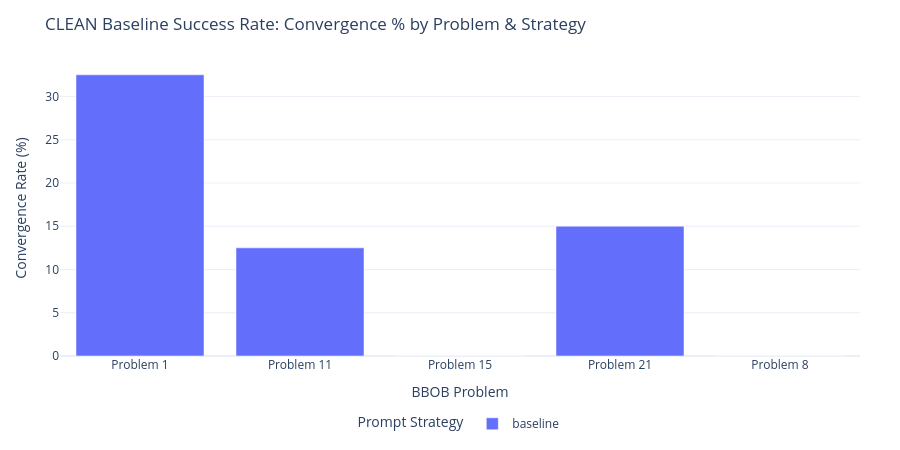

Notebook source saved alongside this figure:
### Markdown cell above
## 4. CLEAN Mode Convergence Rate (% Iterations Converged)

### 🎯 Why we do this plot:
Looking at minimum error alone can be misleading if an LLM gets lucky once. This plot asks: **How *reliably* does a prompt strategy produce an algorithm that solves the problem ($|f(x) - f(x^*)| < 10^{-6}$)?**

### 📖 How to read it:
- **Y-axis**: Percentage of candidate algorithm iterations that achieved global convergence ($100\%$ means every single iteration solved the problem).
- **Grouped Bars**: Compares prompt strategies across BBOB target problems.

### 💡 Key Takeaway:
In CLEAN mode, `guided` and `baseline` prompt strategies achieve up to **37.5%** and **34.1%** overall iteration convergence rates, proving that cheap LLMs can reliably generate correct optimization code when signals are clean.

### Code cell
# Plot 4: CLEAN Mode Convergence Rate Bar Chart
df_clean_iters = df_combined[(df_combined['mode'] == 'CLEAN') & (df_combined['experiment_status'] == 'completed')].copy()

df_clean_conv = df_clean_iters.groupby(['prompt_strategy', 'problem_label'])['converged'].agg(
    total='count',
    converged_count='sum'
).reset_index()
df_clean_conv['conv_pct'] = (df_clean_conv['converged_count'] / df_clean_conv['total']) * 100

fig_p4 = px.bar(
    df_clean_conv,
    x='problem_label',
    y='conv_pct',
    color='prompt_strategy',
    barmode='group',
    title='CLEAN Baseline Success Rate: Convergence % by Problem & Strategy',
    labels={'problem_label': 'BBOB Problem', 'conv_pct': 'Convergence Rate (%)', 'prompt_strategy': 'Prompt Strategy'}
)
apply_clean_layout(fig_p4, height=450, width=900)
fig_p4.show()

### Figure 1 — Plotly figure (JSON) as saved in the notebook; plotly's stock layout.template omitted (floating-point values rounded to 4 significant figures)
{"data": [{"alignmentgroup": "True", "hovertemplate": "Prompt Strategy=baseline<br>BBOB Problem=%{x}<br>Convergence Rate (%)=%{y}<extra></extra>", "legendgroup": "baseline", "marker": {"color": "#636efa", "pattern": {"shape": ""}}, "name": "baseline", "offsetgroup": "baseline", "orientation": "v", "showlegend": true, "textposition": "auto", "type": "bar", "x": ["Problem 1", "Problem 11", "Problem 15", "Problem 21", "Problem 8"], "xaxis": "x", "y": [32.5, 12.5, 0.0, 15.0, 0.0], "yaxis": "y"}], "layout": {"barmode": "group", "height": 450, "legend": {"orientation": "h", "title": {"text": "Prompt Strategy"}, "tracegroupgap": 0, "x": 0.5, "xanchor": "center", "y": -0.18, "yanchor": "top"}, "margin": {"b": 80, "l": 60, "r": 40, "t": 60}, "title": {"text": "CLEAN Baseline Success Rate: Convergence % by Problem & Strategy"}, "width": 900, "xaxis": {"anchor": "y", "domain": [0, 1], "title": {"text": "BBOB Problem"}}, "yaxis": {"anchor": "x", "domain": [0, 1], "title": {"text": "Convergence Rate (%)"}}}}
